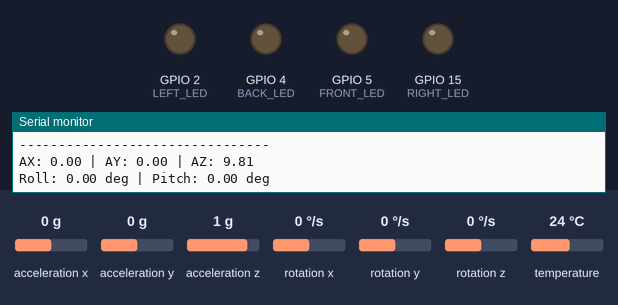
Bench run of a program on a simulated ESP32. Parts: output pins drawn as LEDs (lit = HIGH), the last lines printed to the serial monitor. The test bench sets the inputs (shaded band); at power-on: acceleration x 0 g, acceleration y 0 g, acceleration z 1 g, rotation x 0 °/s, rotation y 0 °/s, rotation z 0 °/s, temperature 24 °C.

Above: at 1.9 s.
2.0 s: acceleration x set to -0.4 g
At 3.4 s:
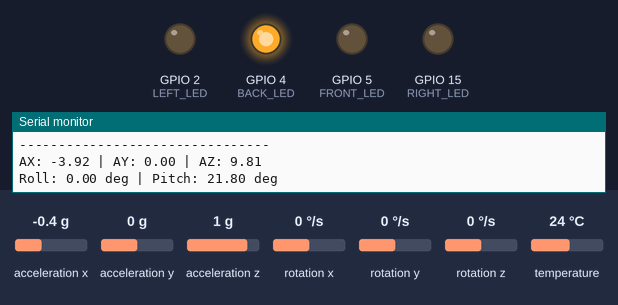
3.7 s: acceleration y set to -0.4 g
At 4.6 s:
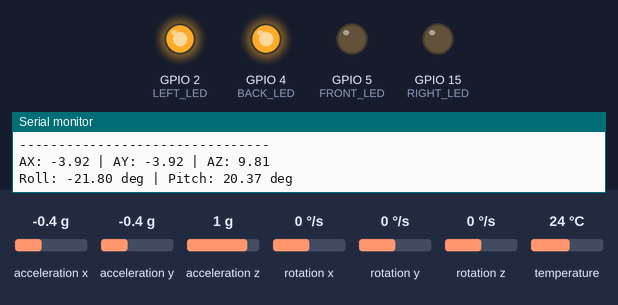
5.2 s: acceleration x set to 0 g
At 5.8 s:
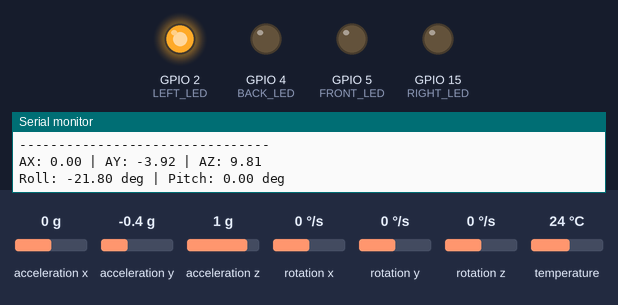
6.7 s: acceleration y set to 0.8 g
At 7.0 s:
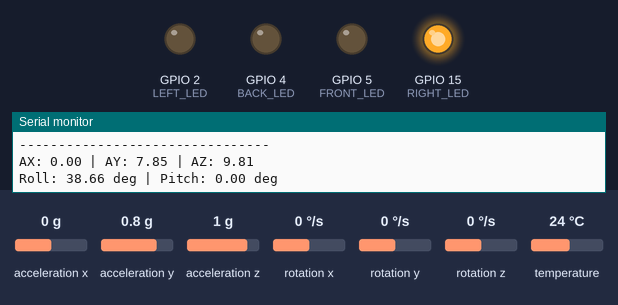
8.2 s: acceleration x set to -1.4 g
At 9.3 s:
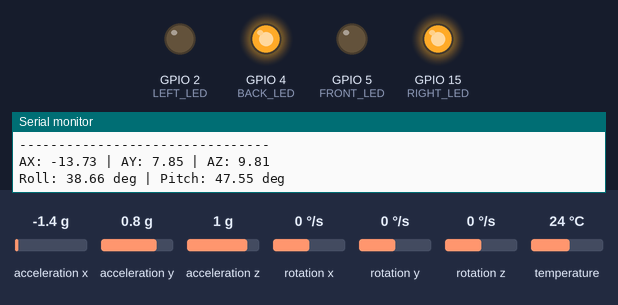
9.7 s: acceleration x set to -0.5 g
11.2 s: acceleration x set to -0.2 g
At 11.6 s:
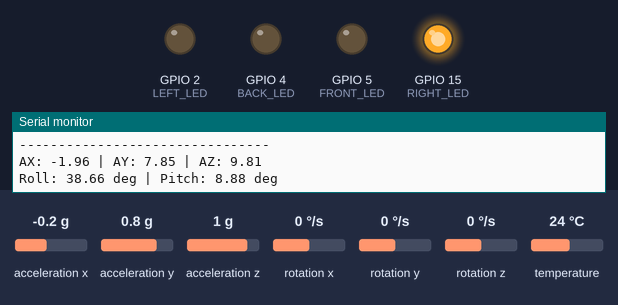
Timing chart, 0 to 13.7 s (numbered marks = the images above; inputs shaded):
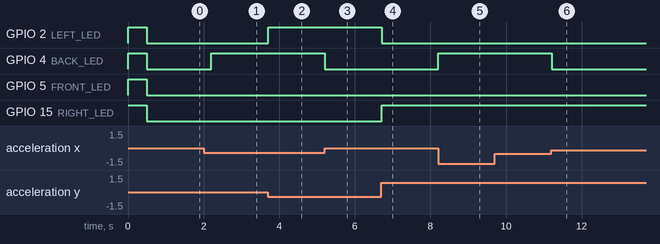

Measured:
- the behaviour switches between -0.2 and -0.3 g on acceleration x (found by bisection; images 0 and 1)
- the behaviour switches between -0.2 and -0.3 g on acceleration y (found by bisection; images 1 and 2)
- the behaviour switches between -0.4 and -0.3 g on acceleration x (found by bisection; images 5 and 6)
- after the input at 2.0 s, GPIO 4 (BACK_LED): LOW → HIGH after 0.21 s
- after the input at 3.7 s, GPIO 2 (LEFT_LED): LOW → HIGH at once
- after the input at 5.2 s, GPIO 4 (BACK_LED): HIGH → LOW at once
- after the input at 6.7 s, GPIO 2 (LEFT_LED): HIGH → LOW at once; GPIO 15 (RIGHT_LED): LOW → HIGH at once
- after the input at 8.2 s, GPIO 4 (BACK_LED): LOW → HIGH at once
- after the input at 11.2 s, GPIO 4 (BACK_LED): HIGH → LOW at once

The program:

main.cpp
```cpp
#include <Arduino.h>

#include "MPU6050Manager.h"
#include "Orientation.h"
#include "LEDController.h"

// Hardware objects
MPU6050Manager imu;
Orientation orientation;
LEDController ledController;

// ESP32 I2C configuration
const int SDA_PIN = 21;
const int SCL_PIN = 22;

// Non-blocking timer
unsigned long previousMillis = 0;
const unsigned long interval = 500;

void setup() {

    Serial.begin(115200);

    // Initialize LEDs
    ledController.begin();
    ledController.testLEDs();

    // Initialize MPU6050
    if (!imu.begin(SDA_PIN, SCL_PIN)) {

        Serial.println("MPU6050 not found!");

        while (true) {
            delay(1000);
        }
    }

    Serial.println("MPU6050 initialized successfully!");
    Serial.println("ESP32 Orientation Indicator Started");
    Serial.println("--------------------------------");
}

void loop() {

    unsigned long currentMillis = millis();

    if (currentMillis - previousMillis >= interval) {

        previousMillis = currentMillis;

        // Read acceleration
        float ax, ay, az;

        imu.readAcceleration(ax, ay, az);

        // Calculate orientation
        OrientationData angle = orientation.calculate(
            ax, ay, az
        );

        // Update LED indicators
        ledController.update(
            angle.roll,
            angle.pitch
        );

        // Display acceleration
        Serial.println("--------------------------------");

        Serial.print("AX: ");
        Serial.print(ax, 2);

        Serial.print(" | AY: ");
        Serial.print(ay, 2);

        Serial.print(" | AZ: ");
        Serial.println(az, 2);

        // Display orientation
        Serial.print("Roll: ");
        Serial.print(angle.roll, 2);

        Serial.print(" deg | Pitch: ");
        Serial.print(angle.pitch, 2);

        Serial.println(" deg");
    }
}
```

LEDController.h
```cpp
#ifndef LED_CONTROLLER_H
#define LED_CONTROLLER_H

#include <Arduino.h>

class LEDController {
public:
    void begin();

    void testLEDs();

    void update(
        float roll,
        float pitch
    );

private:
    const int RIGHT_LED = 15;
    const int LEFT_LED  = 2;
    const int BACK_LED  = 4;
    const int FRONT_LED = 5;

    const float THRESHOLD = 15.0;
};

#endif
```

MPU6050Manager.h
```cpp
#ifndef MPU6050_MANAGER_H
#define MPU6050_MANAGER_H

#include <Arduino.h>
#include <Adafruit_MPU6050.h>
#include <Adafruit_Sensor.h>

class MPU6050Manager {
public:
    bool begin(uint8_t sdaPin, uint8_t sclPin);

    bool readAcceleration(
        float &ax,
        float &ay,
        float &az
    );

private:
    Adafruit_MPU6050 mpu;
};

#endif
```

Orientation.h
```cpp
#ifndef ORIENTATION_H
#define ORIENTATION_H

struct OrientationData {
    float roll;
    float pitch;
};

class Orientation {
public:
    OrientationData calculate(
        float ax,
        float ay,
        float az
    );
};

#endif
```

LEDController.cpp
```cpp
#include "LEDController.h"

void LEDController::begin() {

    pinMode(RIGHT_LED, OUTPUT);
    pinMode(LEFT_LED, OUTPUT);
    pinMode(BACK_LED, OUTPUT);
    pinMode(FRONT_LED, OUTPUT);
}

void LEDController::testLEDs() {

    digitalWrite(RIGHT_LED, HIGH);
    digitalWrite(LEFT_LED, HIGH);
    digitalWrite(BACK_LED, HIGH);
    digitalWrite(FRONT_LED, HIGH);

    delay(500);

    digitalWrite(RIGHT_LED, LOW);
    digitalWrite(LEFT_LED, LOW);
    digitalWrite(BACK_LED, LOW);
    digitalWrite(FRONT_LED, LOW);

    delay(200);
}

void LEDController::update(
    float roll,
    float pitch
) {

    // Right: Positive Roll
    digitalWrite(
        RIGHT_LED,
        roll > THRESHOLD ? HIGH : LOW
    );

    // Left: Negative Roll
    digitalWrite(
        LEFT_LED,
        roll < -THRESHOLD ? HIGH : LOW
    );

    // Back: Positive Pitch
    digitalWrite(
        BACK_LED,
        pitch > THRESHOLD ? HIGH : LOW
    );

    // Front: Negative Pitch
    digitalWrite(
        FRONT_LED,
        pitch < -THRESHOLD ? HIGH : LOW
    );
}
```

MPU6050Manager.cpp
```cpp
#include "MPU6050Manager.h"
#include <Wire.h>

bool MPU6050Manager::begin(uint8_t sdaPin, uint8_t sclPin) {

    Wire.begin(sdaPin, sclPin);

    if (!mpu.begin(0x68, &Wire)) {
        return false;
    }

    mpu.setAccelerometerRange(MPU6050_RANGE_8_G);
    mpu.setGyroRange(MPU6050_RANGE_500_DEG);
    mpu.setFilterBandwidth(MPU6050_BAND_21_HZ);

    return true;
}

bool MPU6050Manager::readAcceleration(
    float &ax,
    float &ay,
    float &az
) {
    sensors_event_t a, g, temp;

    mpu.getEvent(&a, &g, &temp);

    ax = a.acceleration.x;
    ay = a.acceleration.y;
    az = a.acceleration.z;

    return true;
}
```

Orientation.cpp
```cpp
#include "Orientation.h"
#include <Arduino.h>
#include <math.h>

OrientationData Orientation::calculate(
    float ax,
    float ay,
    float az
) {
    OrientationData result;

    // Calculate Roll
    result.roll = atan2(ay, az);

    // Calculate Pitch
    result.pitch = atan2(
        -ax,
        sqrt(ay * ay + az * az)
    );

    // Convert radians to degrees
    result.roll *= 180.0 / PI;
    result.pitch *= 180.0 / PI;

    return result;
}
```
